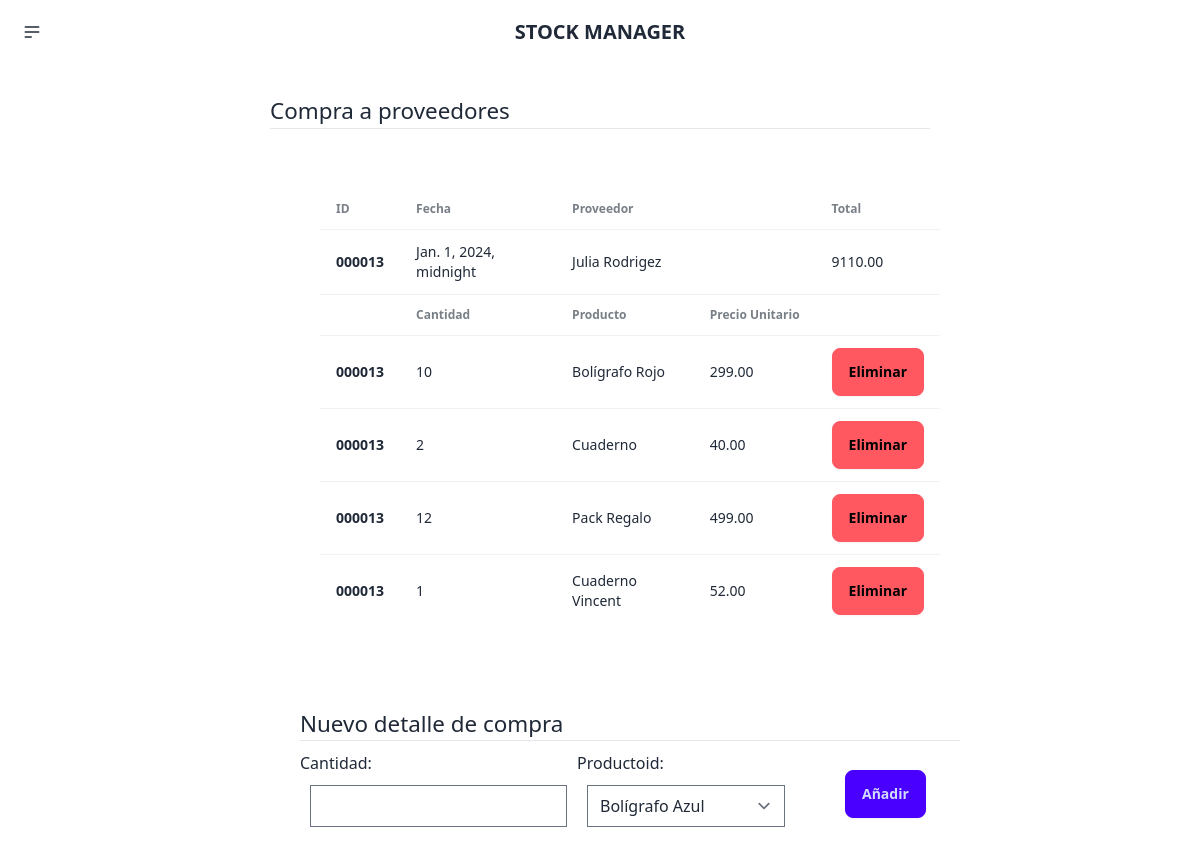
Screenshot of /stockmanager/compra/13 with the database file from the repository.
### stockmanager/models.py (models this page shows, shortened)
class Compras(models.Model):
    CompraID = models.AutoField(primary_key=True)
    FechaCompra = models.DateTimeField()
    ProveedorID = models.ForeignKey(Proveedores, on_delete=models.CASCADE)
    Total = models.DecimalField(max_digits=10, decimal_places=2)

class Proveedores(models.Model):
    ProveedorID = models.AutoField(primary_key=True)
    Imagen = models.ImageField(null=True, blank=True, upload_to="images/")
    Nombre = models.CharField(max_length=255)
    Contacto = models.CharField(max_length=255)
    CorreoElectronico = models.CharField(max_length=255)
    Telefono = models.CharField(max_length=20)

class DetallesCompras(models.Model):
    DetalleCompraID = models.AutoField(primary_key=True)
    CompraID = models.ForeignKey(Compras, on_delete=models.CASCADE)
    ProductoID = models.ForeignKey(Productos, on_delete=models.CASCADE)
    Cantidad = models.IntegerField()
    PrecioUnitario = models.DecimalField(max_digits=10, decimal_places=2)

class Productos(models.Model):
    ProductoID = models.AutoField(primary_key=True)
    Imagen = models.ImageField(null=True, blank=True, upload_to="images/")
    Nombre = models.CharField(max_length=255)
    Descripcion = models.TextField()
    Precio = models.DecimalField(max_digits=10, decimal_places=2)
    Stock = models.IntegerField()

### stockmanager/views.py (the view, shortened to what this page needs)
# urls.py: path('compra/<int:CompraID>', views.purchase_get, name='purchase_get'),
def purchase_get(response, CompraID):
    purchase = Compras.objects.get(pk=CompraID)
    purchase_details = DetallesCompras.objects.filter(CompraID=CompraID)
    if response.method == 'GET':
        return render(response, 'compras/detail.html', {
            'form': add_product_purchase(),
            'purchase': purchase,
            'purchase_details': purchase_details,
        })

### stockmanager/forms.py
class add_product_purchase(forms.ModelForm):
    class Meta:
        model = DetallesCompras
        fields = ['Cantidad', 'ProductoID']
    productos = Productos.objects.all()
    opciones_productos = [(producto.ProductoID, producto.Nombre) for producto in productos]
    ProductoID = forms.ChoiceField(choices=opciones_productos, widget=forms.Select(attrs={'class': 'form-product'}))
    Cantidad = forms.IntegerField(label='Cantidad')

### stockmanager/templates/compras/detail.html (shortened to what this page needs)
{% extends 'layouts/base.html' %}
{% load static %}
{% block content %}
<section class="form-section">
  <h1 class="titulo-form">Compra a proveedores</h1><hr>
  <section class="section-table">
      <div class="overflow-x-auto">
          <table class="table">
            <thead>
              <tr>
                <th>ID</th>
                <th>Fecha</th>
                <th>Proveedor</th>
                <th></th>
                <th>Total</th>
              </tr>
            </thead>
            <tbody>
              <tr>
                <th>0000{{purchase.CompraID}}</th>
                <td>{{purchase.FechaCompra}}</td>
                <td>{{purchase.ProveedorID.Nombre}}</td>
                <td></td>
                <td>{{purchase.Total}}</td>
              </tr>
            </tbody>
            <thead>
              <tr>
                <th></th>
                <th>Cantidad</th>
                <th>Producto</th>
                <th>Precio Unitario</th>
              </tr>
            </thead>
            <tbody>
              {% for pd in purchase_details %}
              <tr>
                <th>0000{{pd.CompraID.CompraID}}</th>
                <td>{{pd.Cantidad}}</td>
                <td>{{pd.ProductoID.Nombre}}</td>
                <td>{{pd.ProductoID.Precio}}</td>
                <td> <form action="{% url 'purchase_delete_detail' CompraID=pd.CompraID.CompraID DetalleCompraID=pd.DetalleCompraID %}" method="POST">
                  <button class="btn btn-error">Eliminar</button>
                </form></td>
              </tr>
              {% endfor %}
            </tbody>
          </table>
        </div>
</section>
  <section class="form-section">
    <h1 class="titulo-form"> Nuevo detalle de compra </h1> <hr>
      <form class="form-detail" method="POST" action="" enctype="multipart/form-data">
        {{form}}
        <button class="btn btn-primary btn-crear">Añadir</button>
      </form>
  </section>
</section>
{% endblock %}

### stockmanager/static/styles/main.css (style rules this page uses)
body { background-color: white; overflow-x: hidden; }
.form-section { width: 60vw; margin: auto; padding: 30px; }
.form-section form { display: flex; flex-direction: column; }
.form-section form button { align-self: flex-end; }
.titulo-form { font-size: 1.4rem; }
hr { margin-bottom: 10px !important; }
form input { margin: 10px; display: block; }
.form-detail { flex-direction: row !important; }
.section-table { width: 60vw; margin: auto; padding: 50px; }
.form-product { display: block; margin: 10px; }
.btn-crear { margin: auto; margin-left: 50px; }

### rows the page displays
Compras: CompraID "13", FechaCompra "Jan. 1, 2024, midnight", ProveedorID.Nombre "Julia Rodrigez", Total "9110.00"
DetallesCompras: CompraID.CompraID "13", Cantidad "10", ProductoID.Nombre "Bolígrafo Rojo", ProductoID.Precio "299.00"
DetallesCompras: CompraID.CompraID "13", Cantidad "2", ProductoID.Nombre "Cuaderno", ProductoID.Precio "40.00"
DetallesCompras: CompraID.CompraID "13", Cantidad "12", ProductoID.Nombre "Pack Regalo", ProductoID.Precio "499.00"
DetallesCompras: CompraID.CompraID "13", Cantidad "1", ProductoID.Nombre "Cuaderno Vincent", ProductoID.Precio "52.00"
